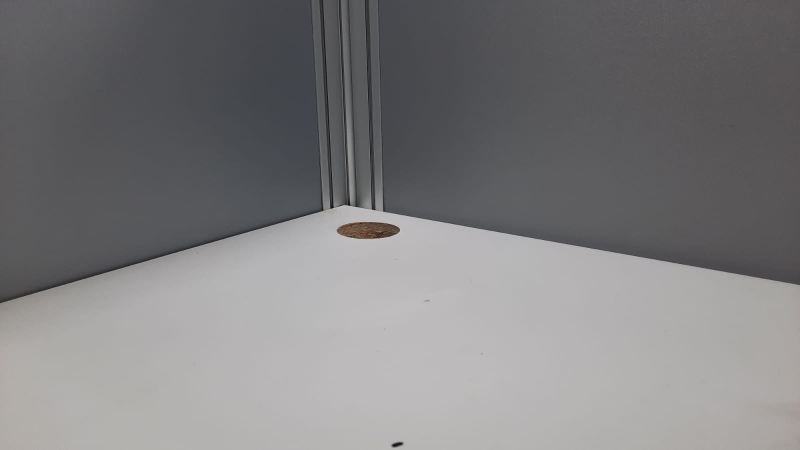
#> input picture dataset/MID00.jpeg, 1600 x 900 px, found by its file name (shown at 1/2 size)
$ python Single-Measure.py   (older library calls are emulated)
#> lines starting #> are read from the running program, lines starting #| are printed output that depends on the picture; after the words box and inside, x2 and y2 are one past the last pixel; in counts of white or black regions, pixels touching at a corner belong together
#> further down, image is the input picture: shape (900, 1600, 3); mean B, G, R 126.7, 125.5, 126.3
# USAGE
# python distance object to_camera

# import the necessary packages
from imutils import paths
import numpy as np
import imutils
import cv2

def find_marker(image):
	# convert the image to grayscale, blur it, and detect edges
	gray = cv2.cvtColor(image, cv2.COLOR_BGR2GRAY)
	gray = cv2.GaussianBlur(gray, (5, 5), 0)
	edged = cv2.Canny(gray, 35, 125)
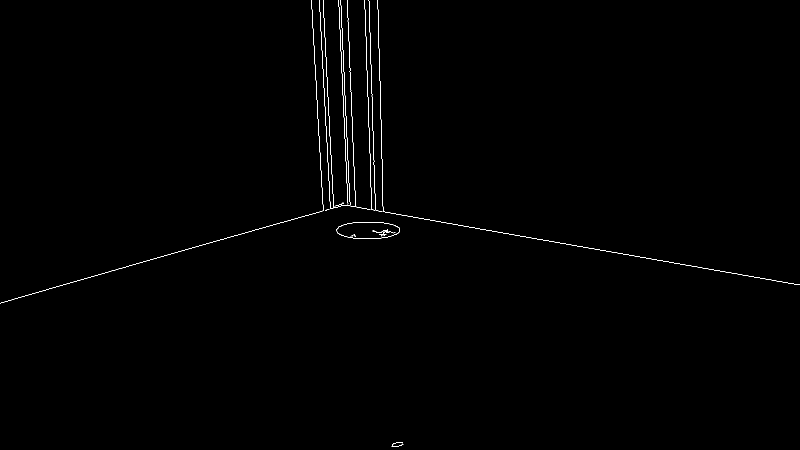
#> edged: shape (900, 1600) (shown at 1/2 size); 0.41% white in thin lines or dots

	# find the contours in the edged image and keep the largest one;
	cnts = cv2.findContours(edged.copy(), cv2.RETR_LIST, cv2.CHAIN_APPROX_SIMPLE)
#> cnts = 14 contours, 11 with area under 20; largest, box (x1, y1, x2, y2) and area: (673, 444, 800, 478) 3378, (673, 444, 800, 478) 3351, (745, 458, 791, 473) 20
	cnts = imutils.grab_contours(cnts)
	c = max(cnts, key = cv2.contourArea)
#> c = contour of 93 points, box (x1, y1, x2, y2) (673, 444, 800, 478), area 3378

	# compute the bounding box of the of the paper region and return it
	return cv2.minAreaRect(c)

def distance_to_camera(knownWidth, focalLength, perWidth):
	# compute and return the distance from the maker to the camera
	return (knownWidth * focalLength) / perWidth

# initialize the known distance from the camera to the object, which
# in this case is 24 inches
KNOWN_DISTANCE = 30.0

# initialize the known object width, which in this case, the piece of
KNOWN_WIDTH = 10.0

# load the first image that contains an object that is KNOWN TO BE 2 feet
# from our camera, then find the hole marker in the image, and initialize
# the focal length
image = cv2.imread("/home/heru-05/Downloads/1/MID00.jpeg")
marker = find_marker(image)
#> marker = ((736, 460.5), (33, 126), -90)
focalLength = (marker[1][0] * KNOWN_DISTANCE) / KNOWN_WIDTH
#> focalLength = 99

# loop over the images
for imagePath in image:
	print("ok")
	# load the image, find the marker in the image, then compute the
	# distance to the marker from the camera
	image = cv2.imread("/home/heru-05/Downloads/1/MID00.jpeg")
	marker = find_marker(image)
	inches = distance_to_camera(KNOWN_WIDTH, focalLength, marker[1][0])
#> inches = 30

	# draw a bounding box around the image and display it
	box = cv2.cv.BoxPoints(marker) if imutils.is_cv2() else cv2.boxPoints(marker)
#> box = ((799, 477), (673, 477), (673, 444), (799, 444))
	box = np.int0(box)
#> box = [[799, 477], [673, 477], [673, 444], [799, 444]]
	cv2.drawContours(image, [box], -1, (0, 255, 0), 2)
	cv2.putText(image, "%.1f" % (inches / 10),
		(image.shape[1] - 400, image.shape[0] - 20), cv2.FONT_HERSHEY_SIMPLEX,
		2.0, (0, 255, 0), 3)
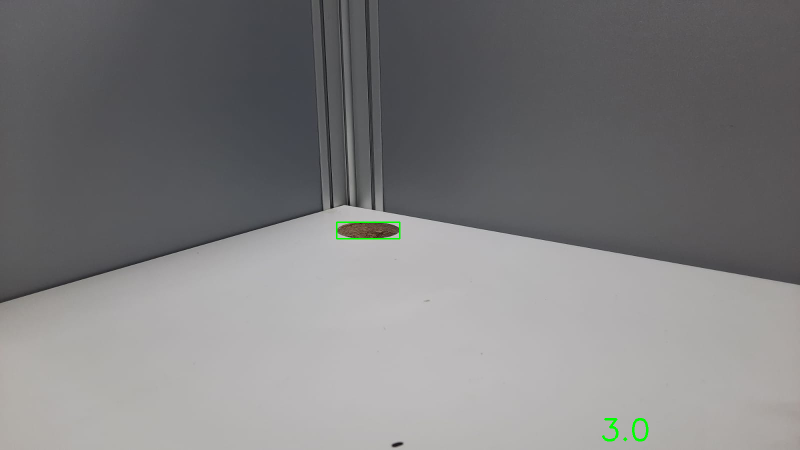
#> image: shape (900, 1600, 3) (shown at 1/2 size); mean B, G, R 126.5, 125.6, 126
	cv2.imshow("image", image)
	cv2.waitKey(0)
